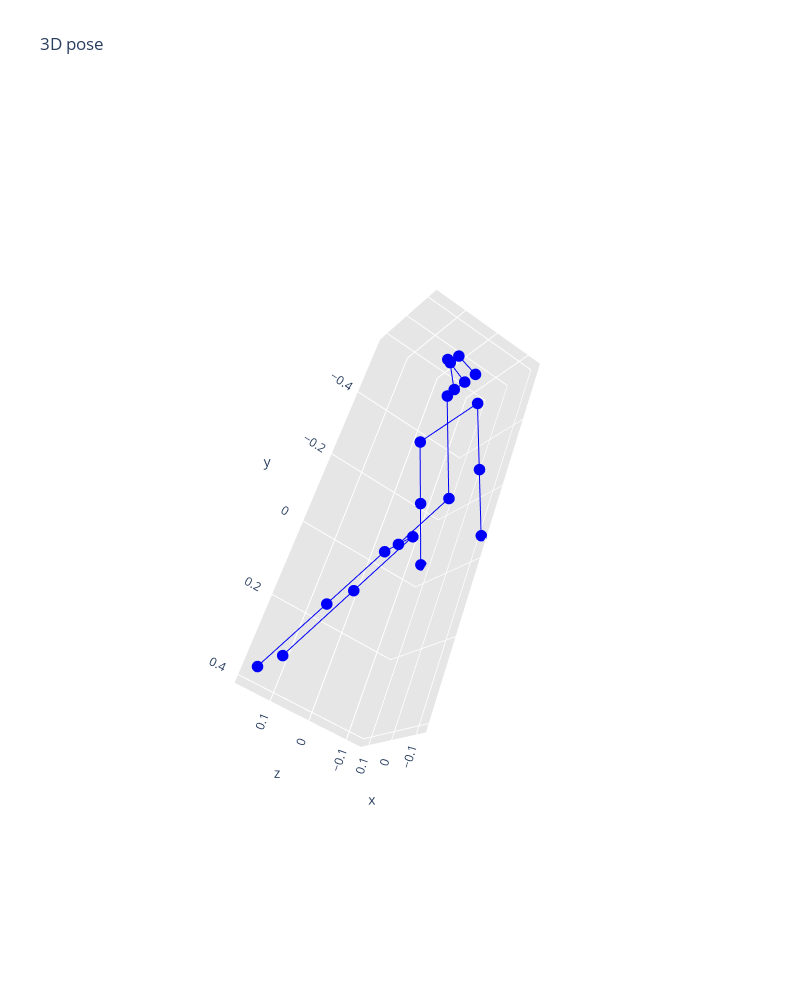

Notebook code for this chart:
### Code cell
go.Figure(vs.plot([ data_set_3d[1754712]]))#, connections=torso_co))#.reshape((21,3))[:,:2].flatten()]))

### Figure 1 — Plotly figure (JSON) as saved in the notebook; plotly's stock layout.template omitted (floating-point values rounded to 4 significant figures)
{"data": [{"line": {"color": "#0000FA", "width": 2}, "marker": {"color": "#0000FA", "size": 4}, "type": "scatter3d", "x": [0, 0], "y": [-0.5391, -0.5091], "z": [0.04512, -0.02]}, {"line": {"color": "#0000FA", "width": 2}, "marker": {"color": "#0000FA", "size": 4}, "type": "scatter3d", "x": [0, -0.01981], "y": [-0.5391, -0.5521], "z": [0.04512, 0.02788]}, {"line": {"color": "#0000FA", "width": 2}, "marker": {"color": "#0000FA", "size": 4}, "type": "scatter3d", "x": [0, 0.01981], "y": [-0.5391, -0.5521], "z": [0.04512, 0.02788]}, {"line": {"color": "#0000FA", "width": 2}, "marker": {"color": "#0000FA", "size": 4}, "type": "scatter3d", "x": [-0.01981, -0.04806], "y": [-0.5521, -0.5091], "z": [0.02788, -0.02]}, {"line": {"color": "#0000FA", "width": 2}, "marker": {"color": "#0000FA", "size": 4}, "type": "scatter3d", "x": [0.01981, 0.04806], "y": [-0.5521, -0.5091], "z": [0.02788, -0.02]}, {"line": {"color": "#0000FA", "width": 2}, "marker": {"color": "#0000FA", "size": 4}, "type": "scatter3d", "x": [0, 0], "y": [-0.5091, -0.4398], "z": [-0.02, 0.01192]}, {"line": {"color": "#0000FA", "width": 2}, "marker": {"color": "#0000FA", "size": 4}, "type": "scatter3d", "x": [-0.1289, 0.1289], "y": [-0.3683, -0.3683], "z": [-0.01447, -0.01447]}, {"line": {"color": "#0000FA", "width": 2}, "marker": {"color": "#0000FA", "size": 4}, "type": "scatter3d", "x": [-0.1289, -0.1289], "y": [-0.3683, -0.2084], "z": [-0.01447, -0.07347]}, {"line": {"color": "#0000FA", "width": 2}, "marker": {"color": "#0000FA", "size": 4}, "type": "scatter3d", "x": [-0.1289, -0.1289], "y": [-0.2084, -0.05657], "z": [-0.07347, -0.1295]}, {"line": {"color": "#0000FA", "width": 2}, "marker": {"color": "#0000FA", "size": 4}, "type": "scatter3d", "x": [0.1289, 0.1289], "y": [-0.3683, -0.2084], "z": [-0.01447, -0.07347]}, {"line": {"color": "#0000FA", "width": 2}, "marker": {"color": "#0000FA", "size": 4}, "type": "scatter3d", "x": [0.1289, 0.1289], "y": [-0.2084, -0.05657], "z": [-0.07347, -0.1295]}, {"line": {"color": "#0000FA", "width": 2}, "marker": {"color": "#0000FA", "size": 4}, "type": "scatter3d", "x": [0, 0], "y": [-0.4398, -0.1812], "z": [0.01192, -0.08351]}, {"line": {"color": "#0000FA", "width": 2}, "marker": {"color": "#0000FA", "size": 4}, "type": "scatter3d", "x": [0, 0], "y": [-0.1812, 0], "z": [-0.08351, 0]}, {"line": {"color": "#0000FA", "width": 2}, "marker": {"color": "#0000FA", "size": 4}, "type": "scatter3d", "x": [0, -0.06318], "y": [0, 0], "z": [0, 0]}, {"line": {"color": "#0000FA", "width": 2}, "marker": {"color": "#0000FA", "size": 4}, "type": "scatter3d", "x": [-0.06318, -0.06318], "y": [0, 0.1888], "z": [0, 0.08702]}, {"line": {"color": "#0000FA", "width": 2}, "marker": {"color": "#0000FA", "size": 4}, "type": "scatter3d", "x": [-0.06318, -0.06318], "y": [0.1888, 0.39], "z": [0.08702, 0.1798]}, {"line": {"color": "#0000FA", "width": 2}, "marker": {"color": "#0000FA", "size": 4}, "type": "scatter3d", "x": [0, 0.06318], "y": [0, 0], "z": [0, 0]}, {"line": {"color": "#0000FA", "width": 2}, "marker": {"color": "#0000FA", "size": 4}, "type": "scatter3d", "x": [0.06318, 0.06318], "y": [0, 0.1888], "z": [0, 0.08702]}, {"line": {"color": "#0000FA", "width": 2}, "marker": {"color": "#0000FA", "size": 4}, "type": "scatter3d", "x": [0.06318, 0.06318], "y": [0.1888, 0.39], "z": [0.08702, 0.1798]}], "layout": {"autosize": true, "height": 1000, "scene": {"aspectmode": "manual", "aspectratio": {"x": 0.2579, "y": 0.9422, "z": 0.3093}, "camera": {"eye": {"x": -1.743, "y": 1.071, "z": 0.71}, "up": {"x": 0, "y": 0, "z": 0}}, "xaxis": {"backgroundcolor": "rgb(230, 230,230)", "gridcolor": "rgb(255, 255, 255)", "showbackground": true, "zerolinecolor": "rgb(255, 255, 255)"}, "yaxis": {"backgroundcolor": "rgb(230, 230,230)", "gridcolor": "rgb(255, 255, 255)", "showbackground": true, "zerolinecolor": "rgb(255, 255, 255)"}, "zaxis": {"backgroundcolor": "rgb(230, 230,230)", "gridcolor": "rgb(255, 255, 255)", "showbackground": true, "zerolinecolor": "rgb(255, 255, 255)"}}, "showlegend": false, "title": {"text": "3D pose"}, "width": 800}}
